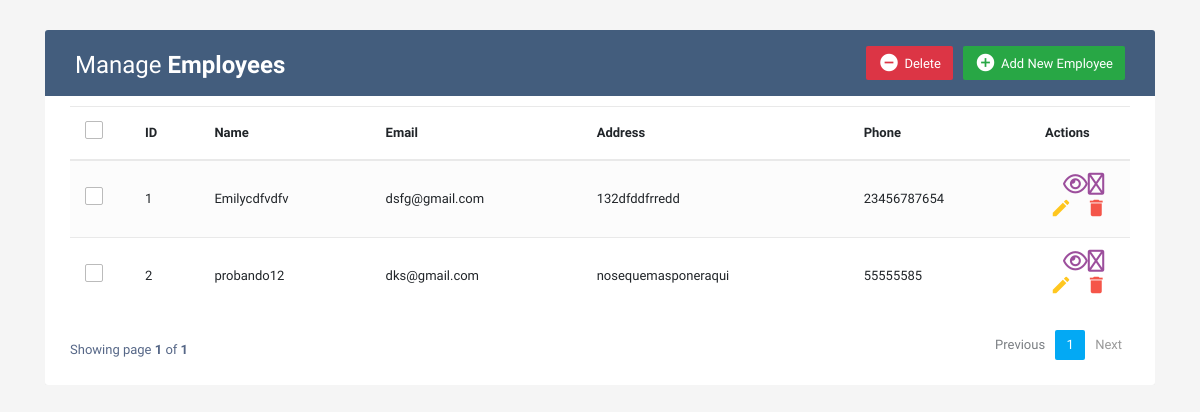
Before: / with the older database file.
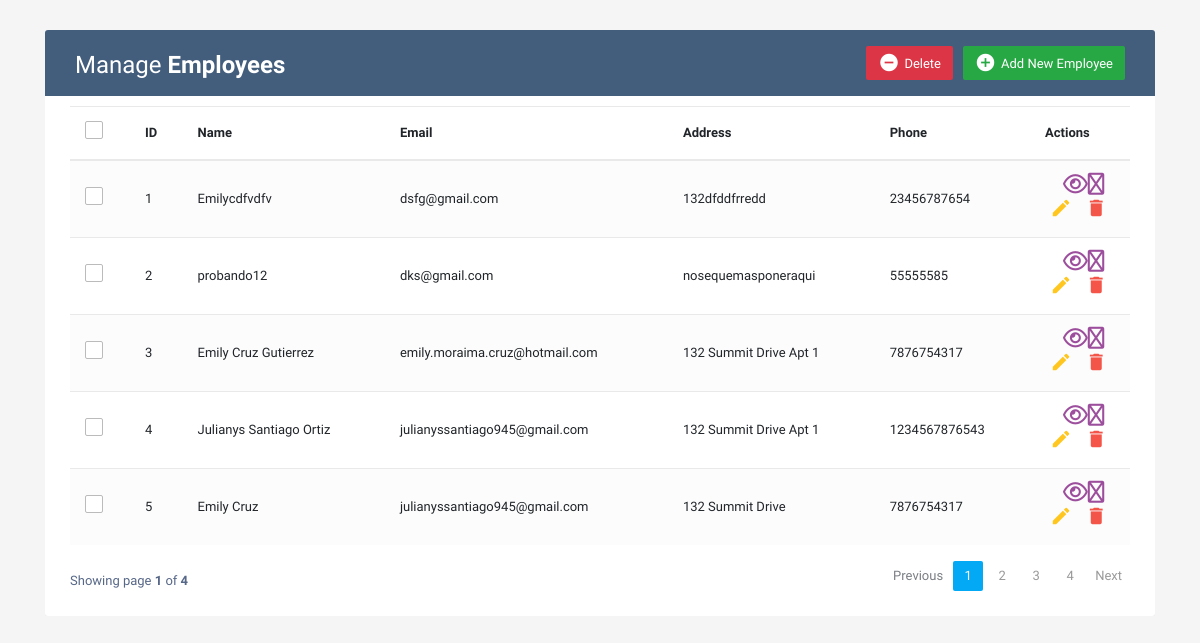
After: the same page with the newer database file.
### models.py (models this page shows, shortened)
class User(db.Model):
    _id = db.Column("id", db.Integer, primary_key = True, )
    name = db.Column(db.String(100))
    email = db.Column(db.String(100))
    address = db.Column(db.String(200))
    phone = db.Column(db.Integer)

### app.py (the view)
@app.route("/", methods=["POST", "GET"])
def home():
    users_per_page = 5
    all_data = User.query.all()
    total_user = len(User.query.all())
    page = request.args.get('page',1, type =int)
    users = User.query.paginate(page=page, per_page = users_per_page)
    return render_template("index.html",User = users)

### templates/index.html (shortened to what this page needs)
{% extends "base.html" %}
{% block data %}
{% for row in User.items %}
<tr>
    <td>
        <span class="custom-checkbox">
            <label for="checkbox1"></label>
        </span>
    </td>
    <td>{{row._id}}</td>
    <td>{{row.name}}</td>
    <td>{{row.email}}</td>
    <td>{{row.address}}</td>
    <td>{{row.phone}}</td>
    <td>
		<a href="#MoreEmployeeModal{{row._id}}" class="update" data-toggle="modal"><i class="far fa-eye" data-toggle="tooltip" title="More info">&#xE872;</i></a>
        <a href="#editEmployeeModal{{row._id}}" class="edit" data-toggle="modal"><i class="material-icons" data-toggle="tooltip" title="Edit">&#xE254;</i></a>
        <a href="#deleteEmployeeModal{{row._id}}" class="delete" data-toggle="modal"><i class="material-icons" data-toggle="tooltip" title="Delete">&#xE872;</i></a>
    </td>
</tr>
{% endfor %}
{% endblock %}

### templates/base.html (shortened to what this page needs)
<!DOCTYPE html>
<html lang="en">
<head>
<link rel="stylesheet" href="https://stackpath.bootstrapcdn.com/bootstrap/4.5.0/css/bootstrap.min.css">
<link rel="stylesheet" href="https://maxcdn.bootstrapcdn.com/font-awesome/4.7.0/css/font-awesome.min.css">
<link rel="stylesheet" href="/static/main.css">
</head>
<body>
<div class="container-xl">
	<div class="table-responsive">
		<div class="table-wrapper">
			<div class="table-title">
				<div class="row">
					<div class="col-sm-6">
						<h2>Manage <b>Employees</b></h2>
					</div>
					<div class="col-sm-6">
						<a href="#addEmployeeModal" class="btn btn-success" data-toggle="modal"><i class="material-icons">&#xE147;</i> <span>Add New Employee</span></a>
						<a href="#deleteEmployeeModal" class="btn btn-danger" data-toggle="modal"><i class="material-icons">&#xE15C;</i> <span>Delete</span></a>
					</div>
				</div>
			</div>
			<table class="table table-striped table-hover">
				<thead>
					<tr>
						<th>
							<span class="custom-checkbox">
								<label for="selectAll"></label>
							</span>
						</th>
						<th>ID</th>
						<th>Name</th>
						<th>Email</th>
						<th>Address</th>
						<th>Phone</th>
						<th>Actions</th>
					</tr>
				</thead>
				<tbody>
					{% block data %}
					{% endblock %}
				</tbody>
			</table>
			<div class="clearfix">
				<div class="hint-text">Showing page <b>{{ User.page }}</b>  of <b>{{ User.pages }}</b> </div>
				<ul class="pagination">
					<li class="page-item disabled"><a href="{{ url_for('new_user', page=User.prev_num) }}" class = "btn btn-outline-dark {% if User.page == 1 %}disabled{% endif %}">Previous</a></li>
					{% for page_num in User.iter_pages() %}
						{% if page_num %}
							{% if User.page == page_num %}
								<li class="page-item active"><a href="{{ url_for('new_user', page=page_num) }}" class="page-link">{{ page_num }}</a></li>
							{% else %}
								<li class="page-item"><a href="{{ url_for('new_user', page=page_num) }}" class="page-link">{{ page_num }}</a></li>
							{% endif %}
						{% else %}
							...
						{% endif %}
					{% endfor %}
					<li class="page-item"><a href="{{ url_for('new_user', page=User.next_num) }}" class="page-link {% if User.page == User.pages %}disabled{% endif %}">Next</a></li>
				</ul>
			</div>
		</div>
	</div>
</div>
</body>
</html>

### static/main.css (style rules this page uses)
body { color: #566787; background: #f5f5f5; font-family: 'Varela Round', sans-serif; font-size: 13px; }
.table-responsive { margin: 30px 0; }
.table-wrapper { background: #fff; padding: 20px 25px; border-radius: 3px; min-width: 1000px; box-shadow: 0 1px 1px rgba(0,0,0,.05); }
.table-title { padding-bottom: 15px; background: #435d7d; color: #fff; padding: 16px 30px; min-width: 100%; margin: -20px -25px 10px; border-radius: 3px 3px 0 0; }
.table-title h2 { margin: 5px 0 0; font-size: 24px; }
.table-title .btn { color: #fff; float: right; font-size: 13px; border: none; min-width: 50px; border-radius: 2px; border: none; outline: none !important; margin-left: 10px; }
.table-title .btn i { float: left; font-size: 21px; margin-right: 5px; }
.table-title .btn span { float: left; margin-top: 2px; }
table.table tr th, table.table tr td { border-color: #e9e9e9; padding: 12px 15px; vertical-align: middle; }
table.table tr th:first-child { width: 60px; }
table.table tr th:last-child { width: 100px; }
table.table-striped tbody tr:nth-of-type(odd) { background-color: #fcfcfc; }
table.table td:last-child i { opacity: 0.9; font-size: 22px; margin: 0 5px; }
table.table td a { font-weight: bold; color: #566787; display: inline-block; text-decoration: none; outline: none !important; }
table.table td a.edit { color: #FFC107; }
table.table td a.update { color: rgb(146, 60, 146); padding-left: 1em; }
table.table td a.delete { color: #F44336; }
table.table td i { font-size: 19px; }
.pagination { float: right; margin: 0 0 5px; }
.pagination li a { border: none; font-size: 13px; min-width: 30px; min-height: 30px; color: #999; margin: 0 2px; line-height: 30px; border-radius: 2px !important; text-align: center; padding: 0 6px; }
.pagination li.active a, .pagination li.active a.page-link { background: #03A9F4; }
.hint-text { float: left; margin-top: 10px; font-size: 13px; }
.custom-checkbox { position: relative; }
.custom-checkbox label:before { width: 18px; height: 18px; }
.custom-checkbox label:before { content: ''; margin-right: 10px; display: inline-block; vertical-align: text-top; background: white; border: 1px solid #bbb; border-radius: 2px; box-sizing: border-box; z-index: 2; }

Changed rows visible on the page:
added User: _id "3", name "Emily Cruz Gutierrez", email "emily.moraima.cruz@hotmail.com", address "132 Summit Drive Apt 1", phone "7876754317"
added User: _id "4", name "Julianys Santiago Ortiz", email "julianyssantiago945@gmail.com", address "132 Summit Drive Apt 1", phone "1234567876543"
added User: _id "5", name "Emily Cruz", email "julianyssantiago945@gmail.com", address "132 Summit Drive", phone "7876754317"
Other visible differences:
{{ User.pages }}: "1" → "4"
new list line: "2"
new list line: "3"
new list line: "4"
